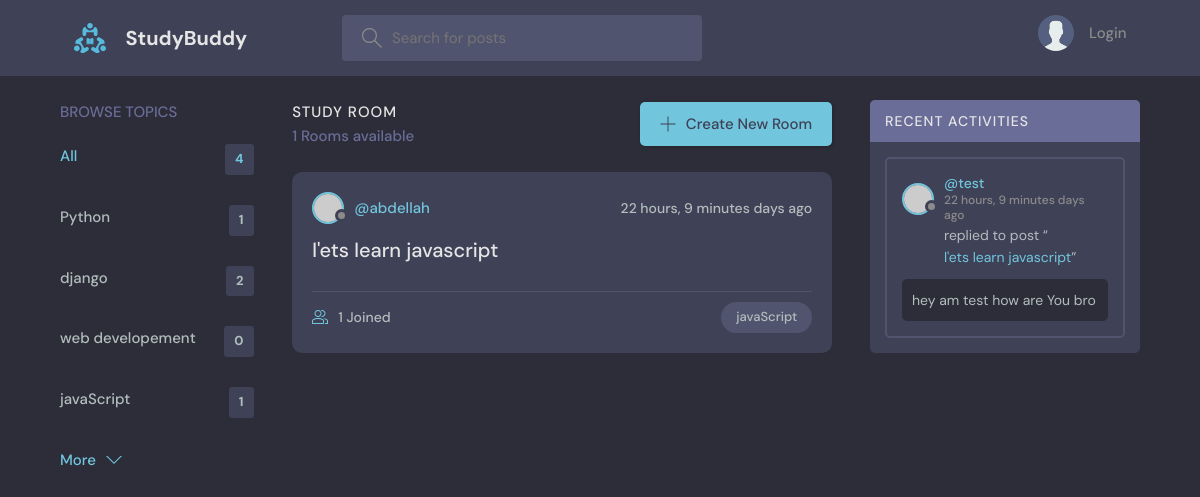
The app's page /?q=Java, older data.
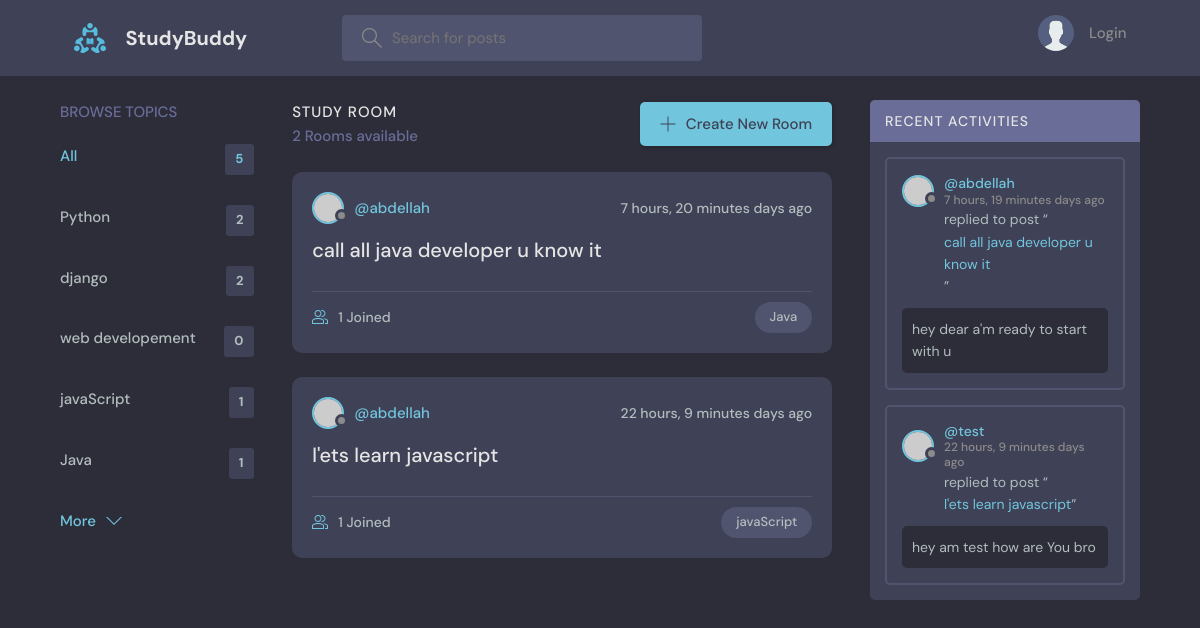
The same page, newer data.
### base/models.py (models this page shows, shortened)
class Topic(models.Model):
    name = models.CharField(max_length=200)

class Room(models.Model):
    host = models.ForeignKey(User, on_delete=models.SET_NULL, null=True)
    topic = models.ForeignKey(Topic, on_delete=models.SET_NULL, null=True)
    name = models.CharField(max_length=200)
    description = models.TextField(null=True, blank=True)
    participants=models.ManyToManyField(User,related_name='participants',blank=True)
    updated = models.DateTimeField(auto_now=True)
    created = models.DateTimeField(auto_now_add=True)
    class Meta:
        ordering = ['-updated', '-created']
    def __str__(self):
        return self.name

class Message(models.Model):
    user = models.ForeignKey(User, on_delete=models.CASCADE)
    room = models.ForeignKey(Room, on_delete=models.CASCADE)
    body = models.TextField()
    updated = models.DateTimeField(auto_now=True)
    created = models.DateTimeField(auto_now_add=True)
    class Meta:
        ordering = ['-updated', '-created']

### base/views.py (the view)
# urls.py: path('', views.home, name="home"),
def home(request):
    q = request.GET.get('q') if request.GET.get('q') != None else ''
    rooms = Room.objects.filter(
        Q(topic__name__icontains=q) |
        Q(name__icontains=q) |
        Q(description__icontains=q)
    )
    topics = Topic.objects.all()
    room_count = rooms.count()
    room_message = Message.objects.filter(Q(room__topic__name__icontains=q))
    context = {
        'rooms': rooms,
        'topics': topics,
        'room_count': room_count,
        'room_message': room_message,
    }
    return render(request, 'home.html', context)

### base/templates/home.html (shortened to what this page needs)
{% extends 'base.html'%}
{%load static%}
{% block content%}
    <main class="layout layout--3">
      <div class="container">
        {% include 'topics_component.html'%}
        <div class="roomList">
          <div class="roomList__header">
            <div>
              <h2>Study Room</h2>
              <p>{{rooms.count}} Rooms available</p>
            </div>
            <a class="btn btn--main" href="{% url 'create-room'%}">
              <svg version="1.1" xmlns="http://www.w3.org/2000/svg" width="32" height="32" viewBox="0 0 32 32">
                <title>add </title>
                <path
                  d="M16.943 0.943h-1.885v14.115h-14.115v1.885h14.115v14.115h1.885v-14.115h14.115v-1.885h-14.115v-14.115z"
                ></path>
              </svg>
              Create New Room
            </a>
          </div>
      {%include 'feed_component.html'%}
        </div>
        {% include 'activity_component.html'%}
      </div>
    </main>
{%endblock%}

### base/templates/topics_component.html
        <div class="topics">
          <div class="topics__header">
            <h2>Browse Topics</h2>
          </div>
          <ul class="topics__list">
            <li>
              <a href="/" class="active">All <span>{{topics.count}}</span></a>
            </li>
              {% for topic in topics %}
            <li>
            <a href="{% url 'home'%}?q={{topic.name}}">{{topic.name}} <span>{{topic.room_set.all.count}}</span></a>
            </li>
              {%endfor%}
          </ul>
          <a class="btn btn--link" href="topics.html">
            More
            <svg version="1.1" xmlns="http://www.w3.org/2000/svg" width="32" height="32" viewBox="0 0 32 32">
              <title>chevron-down</title>
              <path d="M16 21l-13-13h-3l16 16 16-16h-3l-13 13z"></path>
            </svg>
          </a>
        </div>

### base/templates/feed_component.html (shortened to what this page needs)
{% for room in rooms %}
 <div class="roomListRoom">
            <div class="roomListRoom__header">
              <a href="{% url 'user-profile' room.host.id%}" class="roomListRoom__author">
                <div class="avatar avatar--small">
                  <img src="https://randomuser.me/api/portraits/women/11.jpg" />
                </div>
                <span>@{{room.host.username}}</span>
              </a>
              <div class="roomListRoom__actions">
                <span>{{room.created|timesince}} days ago</span>
              </div>
            </div>
            <div class="roomListRoom__content">
              <a href="{% url 'room' room.id%}">{{room.name}}</a>
            </div>
            <div class="roomListRoom__meta">
              <a href="{% url 'room' room.id%}" class="roomListRoom__joined">
                {{room.participants.all.count}} Joined
              </a>
              <p class="roomListRoom__topic">{{room.topic.name}}</p>
            </div>
          </div>
{%endfor%}

### base/templates/activity_component.html (shortened to what this page needs)
        <div class="activities">
          <div class="activities__header">
            <h2>Recent Activities</h2>
          </div>
            {%for message in room_message %}
                  <div class="activities__box">
                    <div class="activities__boxHeader roomListRoom__header">
                      <a href="{% url 'user-profile' message.user.id%}" class="roomListRoom__author">
                        <div class="avatar avatar--small">
                          <img src="https://randomuser.me/api/portraits/women/11.jpg" />
                        </div>
                        <p>
                          @{{message.user}}
                          <span> {{message.created |timesince}} days ago</span>
                        </p>
                      </a>
                    </div>
                    <div class="activities__boxContent">
                      <p>replied to post “<a href="{% url 'user-profile' message.user.id%}">{{message.room}}</a>”</p>
                      <div class="activities__boxRoomContent">
                          {{message.body}}
                      </div>
                    </div>
                  </div>
            {%endfor%}
        </div>

Row changes from the older to the newer data that the page shows:
computed for Topic "Python": room_set.all.count "1" → "2"
added Topic: name "Java", room_set.all.count "1"
added Room: host.username "abdellah", created "7 hours, 20 minutes", name "call all java developer u know it", participants.all.count "1", topic.name "Java"
added Message: user "abdellah", created "7 hours, 19 minutes", room "call all java developer u know it", body "hey dear a'm ready to start with u"
Text that changed along with them:
{{ topics.count }}: "4" → "5"
{{ rooms.count }}: "1" → "2"
